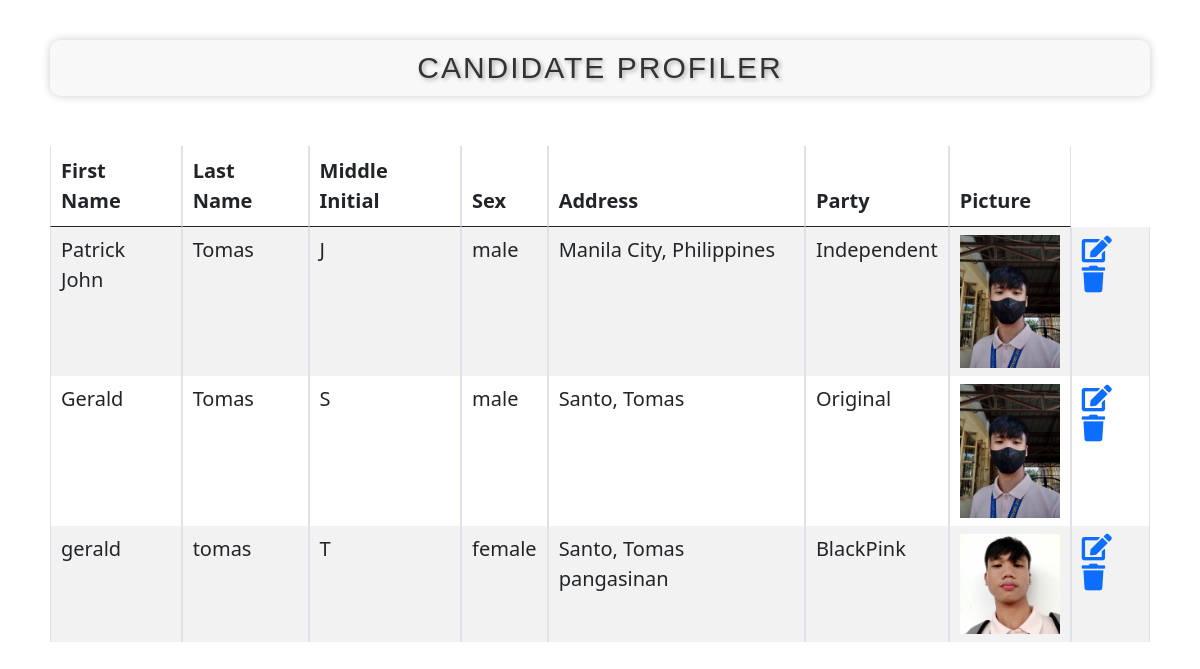
/view_candidate.php, run on the app's committed database.
### tables this page shows
CREATE TABLE `candidates` (
  `id` int(11) NOT NULL,
  `first_name` varchar(255) NOT NULL,
  `middle_name` varchar(255) DEFAULT NULL,
  `last_name` varchar(255) NOT NULL,
  `sex` enum('male','female') NOT NULL,
  `address` text NOT NULL,
  `party` varchar(255) NOT NULL,
  `picture` varchar(255) NOT NULL
);

### view_candidate.php (the view, shortened to what this page needs)
<!DOCTYPE html>
<html>
<head>
<link rel="stylesheet" type="text/css" href="https://cdn.datatables.net/1.11.5/css/jquery.dataTables.min.css">
    <link rel="stylesheet" href="https://cdnjs.cloudflare.com/ajax/libs/font-awesome/5.15.3/css/all.min.css">
    <link href="https://cdn.jsdelivr.net/npm/bootstrap@5.0.2/dist/css/bootstrap.min.css" rel="stylesheet">
</head>
<body>
<?php
    require("config.php");
    ?>
    <div class="container">
        <h1 class="title">Candidate Profiler</h1>
        <table id="candidateTable" class="table table-bordered table-striped">
        <thead>
            <tr>
                <th>First Name</th>
                <th>Last Name</th>
                <th>Middle Initial</th>
                <th>Sex</th>
                <th>Address</th>
                <th>Party</th>
                <th>Picture</th>
            </tr>
        </thead>
        <tbody>
            <?php
            $sql = "SELECT * FROM candidates";
            $result = mysqli_query($conn, $sql);
            if (mysqli_num_rows($result) > 0) {
                while ($row = mysqli_fetch_assoc($result)) {
                    echo "<tr>";
                    echo "<td>" . $row["first_name"] . "</td>";
                    echo "<td>" . $row["last_name"] . "</td>";
                    echo "<td>" . $row["middle_name"] . "</td>";
                    echo "<td>" . $row["sex"] . "</td>";
                    echo "<td>" . $row["address"] . "</td>";
                    echo "<td>" . $row["party"] . "</td>";
                    echo "<td><img src='" . $row["picture"] . "' alt='Candidate Picture' width='100'></td>";
                    echo "<td>";
                    echo "<a href='update.php?id=" . $row["id"] . "'><i class='fas fa-edit fa-lg'></i></a>&nbsp;";
                    echo "<a href='delete.php?id=" . $row["id"] . "'><i class='fas fa-trash fa-lg'></i></a>";
                    echo "</td>";
                    echo "</tr>";
                }
            }
            ?>
            </tbody>
        </table>
    </div>
</body>
</html>

### view_candidate.php (style rules this page uses)
.container { padding: 20px; }
.table { font-size: 20px; }
.title { font-family: 'Helvetica', Arial, sans-serif; font-size: 30px; color: #333; text-align: center; text-transform: uppercase; letter-spacing: 2px; margin: 20px 0; text-shadow: 2px 2px 4px rgba(0, 0, 0, 0.3); background-color: #f8f8f8; padding: 10px; border-radius: 10px; box-shadow: 0 0 10px rgba(0, 0, 0, 0.2); margin-bottom: 50px; }

### data on the page
candidates: first_name "Patrick John", last_name "Tomas", middle_name "J", sex "male", address "Manila City, Philippines", party "Independent", picture (picture)
candidates: first_name "Gerald", last_name "Tomas", middle_name "S", sex "male", address "Santo, Tomas", party "Original", picture (picture)
candidates: first_name "gerald", last_name "tomas", middle_name "T", sex "female", address "Santo, Tomas pangasinan", party "BlackPink", picture (picture)
